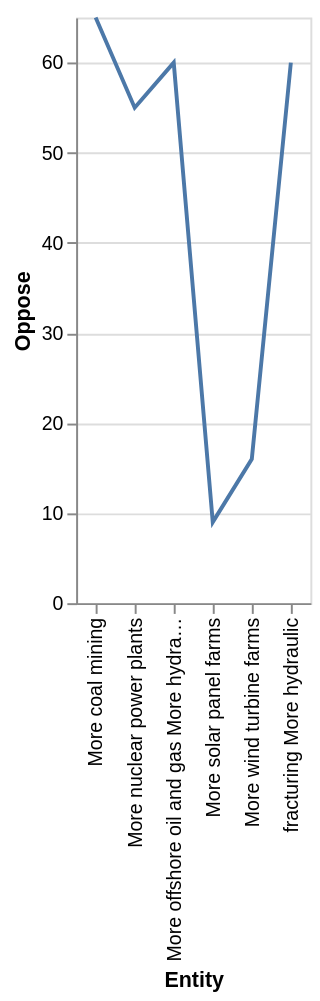

Vega-Lite specification for this chart:
### Vega-Lite specification from a JSON file in a GitHub repository (floating-point values rounded to 4 significant figures)
{"$schema": "https://vega.github.io/schema/vega-lite/v5.json", "description": "Line chart auto-generated from CSV", "data": {"values": [{"Entity": "More coal mining", "Oppose": "65", "Favor": "33"}, {"Entity": "fracturing More hydraulic", "Oppose": "60", "Favor": "37"}, {"Entity": "More offshore oil and gas More hydraulic fracturing", "Oppose": "60", "Favor": "58"}, {"Entity": "More nuclear power plants", "Oppose": "55", "Favor": "43"}, {"Entity": "More wind turbine farms", "Oppose": "16", "Favor": "83"}, {"Entity": "More solar panel farms", "Oppose": "9", "Favor": "90"}]}, "mark": "line", "encoding": {"x": {"field": "Entity", "type": "ordinal"}, "y": {"field": "Oppose", "type": "quantitative"}}}
